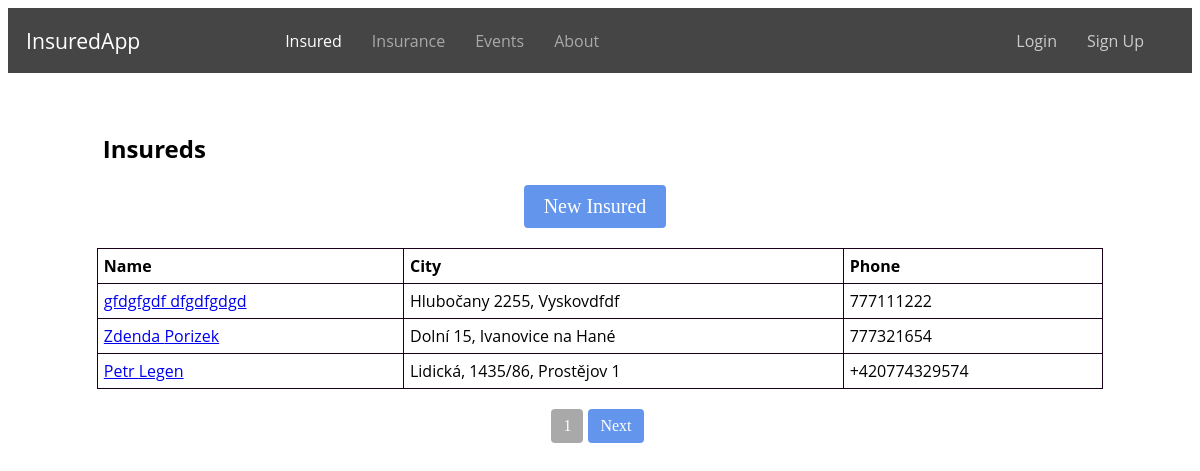
Before: /insured/ with the older database file.
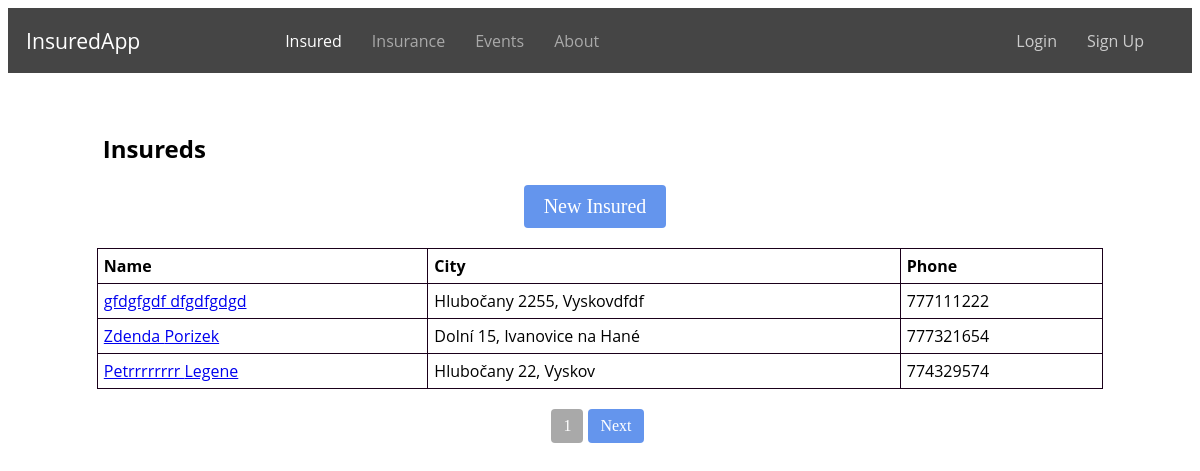
After: the same page with the newer database file.
### evidence/models.py (models this page shows, shortened)
class Insured(models.Model):
    user = models.ForeignKey(User, on_delete=models.CASCADE, related_name='insured', null=True)
    ROLE_CHOICES = (
        ('insurer', 'Insurer'),
        ('insured', 'Insured'),
    )
    first_name = models.CharField(max_length=100)
    profile_photo = models.ImageField(upload_to='profile_photos', blank=True, null=True)
    last_name = models.CharField(max_length=100)
    email = models.EmailField()
    role = models.CharField(max_length=10, choices=ROLE_CHOICES, null=True)
    street = models.CharField(max_length=100)
    city = models.CharField(max_length=64)
    zipcode = models.CharField(max_length=16)
    phone = models.CharField(max_length=16)
    class Meta:
        ordering = ['id']

### evidence/views.py (the view)
# urls.py: path('insured/', views.insured, name='insured'),
def insured(request):
    insured_list = Insured.objects.prefetch_related('insurance')
    paginator = Paginator(insured_list, 3)
    page_number = request.GET.get('page')
    page_obj = paginator.get_page(page_number)
    return render(request, 'insured.html', {'page_obj': page_obj})

### evidence/templates/insured.html (shortened to what this page needs)
{% extends 'base.html' %}
{% block content %}
    <h2 class="insured-h">Insureds</h2>
    <div class="main-buttons">
        <a href="{% url 'new_insured' %}" class="button button-add">New Insured</a>
    </div>
    <table class="insured-table">
        <thead>
            <tr>
                <th>Name</th>
                <th>City</th>
                <th>Phone</th>
            </tr>
        </thead>
        <tbody>
            {% for insured in page_obj %}
                <tr>
                    <td><a href="{% url 'insured_detail' insured.id %}">{{ insured.first_name }} {{ insured.last_name }}</a></td>
                    <td>{{ insured.street }}, {{ insured.city }}</td>
                    <td>{{ insured.phone }}</td>
                </tr>
            {% endfor %}
        </tbody>
    </table>
    <div class="pagination">
        <span class="current-page">{{ page_obj.number }}</span>
        {% if page_obj.has_next %}
            <a href="?page={{ page_obj.next_page_number }}">Next</a>
        {% endif %}
    </div>
{% endblock %}

### evidence/templates/base.html (shortened to what this page needs)
<!DOCTYPE html>
<html>
{% load static %}
<head>
    <link href="{% static 'css/style.css' %}" rel="stylesheet">
</head>
<body>
    <div class="navbar">
        <div class="navbar-logo">
            <a href="/" class="navbar-logo">InsuredApp</a>
        </div>
        <div class="navbar-links">
            <a href="/insured/" {% if request.path == '/insured/' %}class="active"{% endif %}>Insured</a>
            <a href="/insurances/" {% if request.path == '/insurances/' %}class="active"{% endif %}>Insurance</a>
            <a href="/insurance_events/" {% if request.path == '/insurance_events/' %}class="active"{% endif %}>Events</a>
            <a href="/about/" {% if request.path == '/about/' %}class="active"{% endif %}>About</a>
        </div>
        <div class="navbar-login">
            {% if user.is_authenticated %}
                <span>{{ user.username }}</span>
                <a href="/logout/">Logout</a>
            {% else %}
                <a href="/login/">Login</a>
                <a href="/signup/">Sign Up</a>
            {% endif %}
        </div>
    </div>
    <div class="content">
        {% block content %}{% endblock %}
    </div>
</body>
</html>

### static/css/style.css (style rules this page uses)
.navbar { color: #fff; background-color: #454545; padding: 18px; display: flex; align-items: center; justify-content: space-between; font-family: 'Open Sans', sans-serif; }
.navbar-links { display: flex; align-items: center; }
.navbar a { color: #ccc; text-decoration: none; margin-right: 30px; }
.navbar-logo { color: #fff !important; font-size: 115% ; margin-right: 10%; }
.navbar-links a { color: #A9A9A9; text-decoration: none; margin-right: 30px; }
.navbar-links a.active { color: #FFF; }
.navbar-login { display: flex; align-items: center; margin-left: auto; }
.insured-h, .insurances-h, .insured-events-h { margin-top: 5%; margin-left: 8%; font-family: 'Open Sans', sans-serif; }
.button { display: inline-block; padding: 5px 10px; color: #fff; text-decoration: none; font-size: 14px; border-radius: 4px; }
.button-add { background-color: #6495ED; }
.main-buttons { display: flex; justify-content: center; margin-top: 10px; }
.main-buttons .button { margin-right: 10px; font-size: 20px; padding: 10px 20px; }
.insured-table, .policies-table, .insurances-table, .insured-events-table { width: 85%; margin-top: 20px; margin-left: auto; margin-right: auto; border-collapse: collapse; font-family: 'Open Sans', sans-serif; }
.insured-table th, .insured-table td, .policies-table th, .policies-table td, .insurances-table th, .insurances-table td, .insured-events-table th, .insured-events-table td { padding: 6px; border: 1px solid #1a001a; }
.insured-table th, .policies-table th { text-align: left; }
.pagination { display: flex; justify-content: center; margin-top: 20px; }
.pagination a { display: inline-block; padding: 8px 12px; background-color: #6495ED; color: #fff; text-decoration: none; font-size: 16px; border-radius: 4px; margin-right: 5px; }
.pagination .current-page { display: inline-block; padding: 8px 12px; background-color: #A9A9A9; color: #fff; font-size: 16px; border-radius: 4px; margin-right: 5px; }

Changed rows visible on the page:
removed Insured: first_name "Petr", last_name "Legen", street "Lidická, 1435/86", city "Prostějov 1", phone "+420774329574"
now on this page (row unchanged): Insured: first_name "Petrrrrrrrr", last_name "Legene", street "Hlubočany 22", city "Vyskov", phone "774329574"
